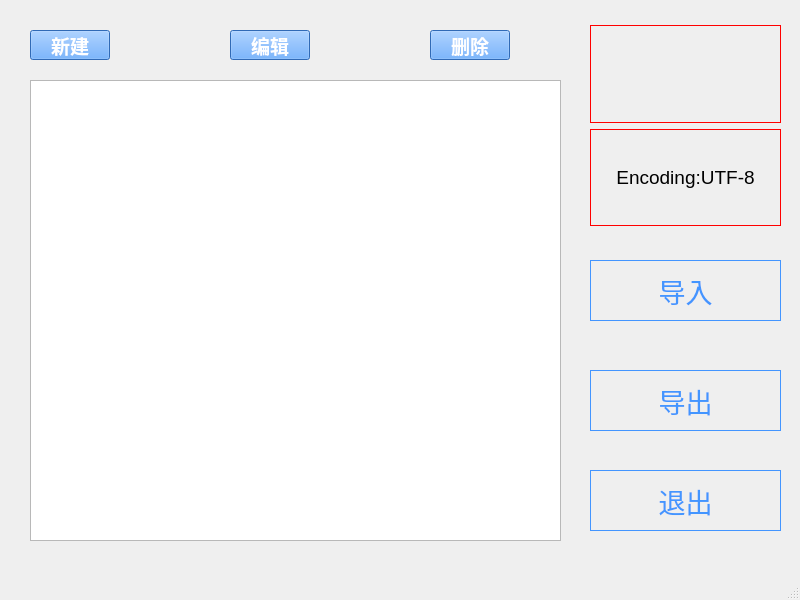
<?xml version="1.0" encoding="UTF-8"?>
<ui version="4.0">
 <class>MainWindow</class>
 <widget class="QMainWindow" name="MainWindow">
  <property name="geometry">
   <rect>
    <x>0</x>
    <y>0</y>
    <width>800</width>
    <height>600</height>
   </rect>
  </property>
  <property name="minimumSize">
   <size>
    <width>800</width>
    <height>600</height>
   </size>
  </property>
  <property name="maximumSize">
   <size>
    <width>800</width>
    <height>600</height>
   </size>
  </property>
  <property name="tabletTracking">
   <bool>false</bool>
  </property>
  <property name="windowTitle">
   <string>Pirace</string>
  </property>
  <widget class="QWidget" name="centralwidget">
   <widget class="QPushButton" name="addBtn">
    <property name="geometry">
     <rect>
      <x>30</x>
      <y>30</y>
      <width>80</width>
      <height>30</height>
     </rect>
    </property>
    <property name="font">
     <font>
      <family>Microsoft YaHei</family>
      <pointsize>14</pointsize>
      <weight>99</weight>
      <bold>true</bold>
     </font>
    </property>
    <property name="styleSheet">
     <string notr="true">background-color:#4395ff;color:#fff;font-weight:800</string>
    </property>
    <property name="text">
     <string>新建</string>
    </property>
   </widget>
   <widget class="QPushButton" name="editBtn">
    <property name="geometry">
     <rect>
      <x>230</x>
      <y>30</y>
      <width>80</width>
      <height>30</height>
     </rect>
    </property>
    <property name="font">
     <font>
      <family>Microsoft YaHei</family>
      <pointsize>14</pointsize>
      <weight>99</weight>
      <bold>true</bold>
     </font>
    </property>
    <property name="styleSheet">
     <string notr="true">background-color:#4395ff;color:#fff;font-weight:800</string>
    </property>
    <property name="text">
     <string>编辑</string>
    </property>
   </widget>
   <widget class="QPushButton" name="delBtn">
    <property name="geometry">
     <rect>
      <x>430</x>
      <y>30</y>
      <width>80</width>
      <height>30</height>
     </rect>
    </property>
    <property name="font">
     <font>
      <family>Microsoft YaHei</family>
      <pointsize>14</pointsize>
      <weight>99</weight>
      <bold>true</bold>
     </font>
    </property>
    <property name="styleSheet">
     <string notr="true">background-color:#4395ff;color:#fff;font-weight:800</string>
    </property>
    <property name="text">
     <string>删除</string>
    </property>
   </widget>
   <widget class="QListWidget" name="URLList">
    <property name="geometry">
     <rect>
      <x>30</x>
      <y>80</y>
      <width>531</width>
      <height>461</height>
     </rect>
    </property>
    <property name="font">
     <font>
      <pointsize>12</pointsize>
     </font>
    </property>
   </widget>
   <widget class="QPushButton" name="importBtn">
    <property name="geometry">
     <rect>
      <x>590</x>
      <y>260</y>
      <width>191</width>
      <height>61</height>
     </rect>
    </property>
    <property name="font">
     <font>
      <family>Microsoft YaHei</family>
      <pointsize>20</pointsize>
      <weight>50</weight>
      <bold>false</bold>
     </font>
    </property>
    <property name="styleSheet">
     <string notr="true">color:#4395ff;font-weight: 400;border: 1px solid #4395ff</string>
    </property>
    <property name="text">
     <string>导入</string>
    </property>
   </widget>
   <widget class="QPushButton" name="exportBtn">
    <property name="geometry">
     <rect>
      <x>590</x>
      <y>370</y>
      <width>191</width>
      <height>61</height>
     </rect>
    </property>
    <property name="font">
     <font>
      <family>Microsoft YaHei</family>
      <pointsize>20</pointsize>
      <weight>50</weight>
      <bold>false</bold>
     </font>
    </property>
    <property name="styleSheet">
     <string notr="true">color:#4395ff;font-weight: 400;border: 1px solid #4395ff</string>
    </property>
    <property name="text">
     <string>导出</string>
    </property>
   </widget>
   <widget class="QPushButton" name="exitBtn">
    <property name="geometry">
     <rect>
      <x>590</x>
      <y>470</y>
      <width>191</width>
      <height>61</height>
     </rect>
    </property>
    <property name="font">
     <font>
      <family>Microsoft YaHei</family>
      <pointsize>20</pointsize>
      <weight>50</weight>
      <bold>false</bold>
     </font>
    </property>
    <property name="styleSheet">
     <string notr="true">color:#4395ff;font-weight: 400;border: 1px solid #4395ff</string>
    </property>
    <property name="text">
     <string>退出</string>
    </property>
   </widget>
   <widget class="QWidget" name="layoutWidget">
    <property name="geometry">
     <rect>
      <x>590</x>
      <y>25</y>
      <width>191</width>
      <height>201</height>
     </rect>
    </property>
    <layout class="QVBoxLayout" name="verticalLayout">
     <item>
      <widget class="QLabel" name="Timer">
       <property name="font">
        <font>
         <family>Arial</family>
         <pointsize>14</pointsize>
        </font>
       </property>
       <property name="styleSheet">
        <string notr="true">border:1px solid #f00</string>
       </property>
       <property name="text">
        <string/>
       </property>
       <property name="alignment">
        <set>Qt::AlignCenter</set>
       </property>
      </widget>
     </item>
     <item>
      <widget class="QLabel" name="lebel">
       <property name="font">
        <font>
         <family>Arial</family>
         <pointsize>14</pointsize>
        </font>
       </property>
       <property name="styleSheet">
        <string notr="true">border:1px solid #f00</string>
       </property>
       <property name="text">
        <string>Encoding:UTF-8</string>
       </property>
       <property name="alignment">
        <set>Qt::AlignCenter</set>
       </property>
      </widget>
     </item>
    </layout>
   </widget>
  </widget>
  <widget class="QMenuBar" name="menubar">
   <property name="geometry">
    <rect>
     <x>0</x>
     <y>0</y>
     <width>800</width>
     <height>23</height>
    </rect>
   </property>
  </widget>
  <widget class="QStatusBar" name="statusbar"/>
 </widget>
 <resources/>
 <connections/>
</ui>
